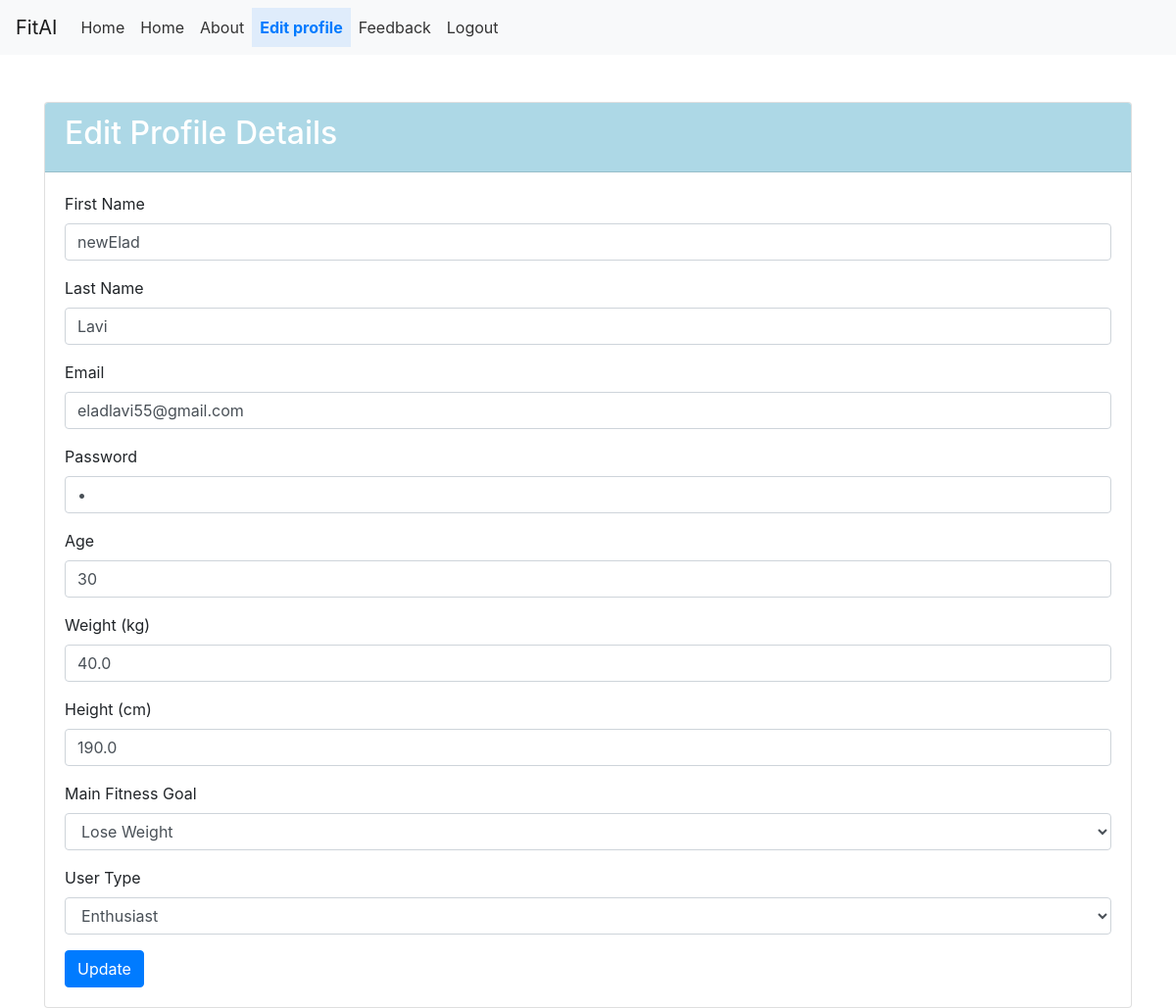
/edit_user (signed in), run on an earlier commit of the app's database.
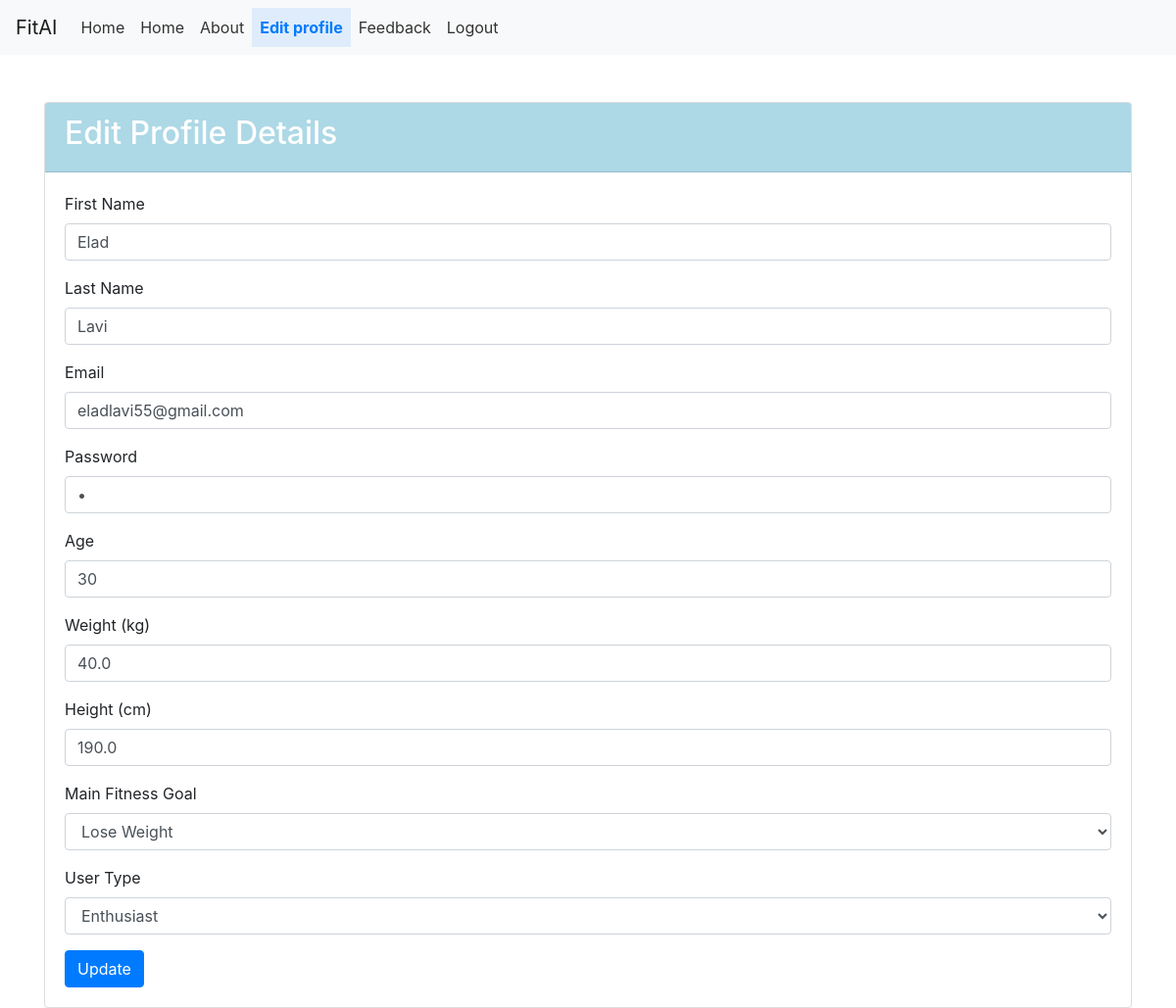
And on a later commit of the database.
### main.py (models this page shows, shortened)
class Users(db.Model):
    id = db.Column(db.Integer, primary_key=True)  # השתנה מ-_id ל-id
    first_name = db.Column(db.String(100))
    last_name = db.Column(db.String(100))
    email = db.Column(db.String(100), unique=True, nullable=False)
    password = db.Column(db.String(100))
    age = db.Column(db.Integer)
    weight = db.Column(db.Float)
    height = db.Column(db.Float)
    user_type = db.Column(db.String(50))  # שדה סוג המשתמש החדש
    about_me = db.Column(db.Text, nullable=True)  # עמודה חדשה שתשמור את הטקסט על המאמן

### main.py (the view, shortened to what this page needs)
@app.route("/edit_user", methods=["POST", "GET"])
def edit_user():
    if "user" in session:
        email = session["email"]
        user = Users.query.filter_by(email=email).first()
        return render_template("edit_user.html", user=user)
    else:
        flash("You are not logged in", "danger")
        return redirect(url_for("login"))

### main.py (called while the page is built)
@app.context_processor
def inject_user():
    user_email = session.get("email")
    user = Users.query.filter_by(email=user_email).first() if user_email else None
    return dict(current_user=user)

### Templates/edit_user.html (shortened to what this page needs)
{% extends "base.html" %}
{% block content %}
<div class="container mt-5">
    <div class="card">
        <div class="card-header" style="background-color: #ADD8E6; color: white;">
            <h2>Edit Profile Details</h2>
        </div>
        <div class="card-body">
            <form method="POST">
                <div class="form-group">
                    <label for="first_name">First Name</label>
                    <input type="text" class="form-control" id="first_name" name="first_name" placeholder="First Name" value="{{ user.first_name }}" required>
                </div>
                <div class="form-group">
                    <label for="last_name">Last Name</label>
                    <input type="text" class="form-control" id="last_name" name="last_name" placeholder="Last Name" value="{{ user.last_name }}" required>
                </div>
                <div class="form-group">
                    <label for="email">Email</label>
                    <input type="email" class="form-control" id="email" name="email" placeholder="Email" value="{{ user.email }}" required>
                </div>
                <div class="form-group">
                    <label for="password">Password</label>
                    <input type="password" class="form-control" id="password" name="password" placeholder="Password" value="{{ user.password }}" required>
                </div>
                <div class="form-group">
                    <label for="age">Age</label>
                    <input type="number" class="form-control" id="age" name="age" placeholder="Age" value="{{ user.age }}" required>
                </div>
                <div class="form-group">
                    <label for="weight">Weight (kg)</label>
                    <input type="number" step="0.1" class="form-control" id="weight" name="weight" placeholder="Weight" value="{{ user.weight }}" required>
                </div>
                <div class="form-group">
                    <label for="height">Height (cm)</label>
                    <input type="number" step="0.1" class="form-control" id="height" name="height" placeholder="Height" value="{{ user.height }}" required>
                </div>
                <div class="form-group">
                    <label for="fitness_goal">Main Fitness Goal</label>
                    <select class="form-control" id="fitness_goal" name="fitness_goal" required>
                        <option value="lose_weight" {% if user.fitness_goal == 'lose_weight' %}selected{% endif %}>Lose Weight</option>
                    </select>
                </div>
                <div class="form-group">
                    <label for="user_type">User Type</label>
                    <select class="form-control" id="user_type" name="user_type" required>
                        <option value="enthusiast" {% if user.user_type == 'enthusiast' %}selected{% endif %}>Enthusiast</option>
                    </select>
                </div>
                <button type="submit" class="btn btn-primary">Update</button>
            </form>
        </div>
    </div>
</div>
{% endblock %}

What changed in the data, as far as the page shows it:
changed Users "Lavi": first_name "newElad" → "Elad"
